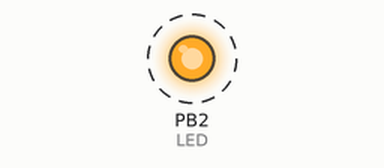
The program below on a simulated ATmega328P, built with avr-gcc and emulated at 7 MHz. Parts: output pins drawn as LEDs (lit = HIGH). Dashed ring = blinking.

Above: at 0.2 s.
Timing chart, 0 to 3.0 s (numbered marks = the images above):
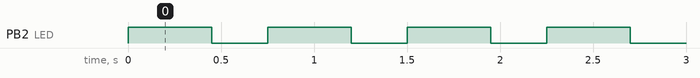

The program:

main.c
```c
/*
 * DA2ACode.c
 *
 * Created: 3/2/2019 3:53:54 PM
 * Author : Some guy
 */

#include <avr/io.h>
#define F_CPU 7000000UL
#include <util/delay.h>

int main(void)
{
	DDRB |= (1 << PB2); //sets PB2 as output
	while(1)            //loop for while LED is on
	{
		PORTB |= (1 << PB2); //delay for LED on 60% duty cycle
		_delay_ms(450);      //delay value in ms
		PORTB &= ~(1<<PB2);  //delay for LED off
		_delay_ms(300);      //delay value in ms
	}
	return 1;
}
```

Measured:
- by itself, PB2 (LED): alternates HIGH for 0.45 s and LOW for 0.30 s
